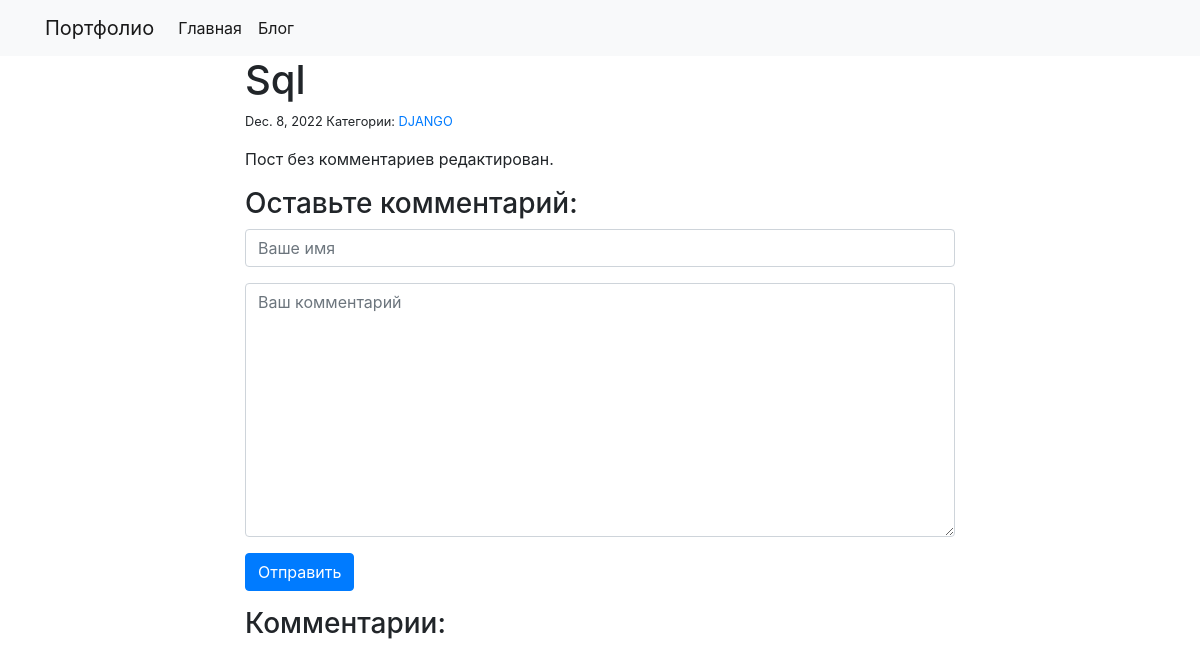
Page /blog/3/ on the committed database.
### blog/models.py (models this page shows)
class Post(models.Model):
    title = models.CharField(max_length=250)
    body = models.TextField()
    created_on = models.DateTimeField(auto_now_add=True)
    last_modified = models.DateTimeField(auto_now=True)
    categories = models.ManyToManyField('Category', related_name='posts')

class Category(models.Model):
    name = models.CharField(max_length=30)

### blog/views.py (the view, shortened to what this page needs)
# urls.py: path("<int:pk>/", views.blog_detail, name="blog_detail"),
def blog_detail(request, pk):
    post = Post.objects.get(pk=pk)
    comments = Comment.objects.filter(post=post)
    form = CommentForm()
    context = {
        'post': post,
        'comments': comments,
        'form': form,
    }
    return render(request, 'blog_detail.html', context)

### blog/forms.py
class CommentForm(forms.Form):
    author = forms.CharField(
        max_length=20,
        widget=forms.TextInput(attrs={
            'class': 'form-control',
            'placeholder': 'Ваше имя'
        })
    )
    body = forms.CharField(
        widget=forms.Textarea(attrs={
            'class': 'form-control',
            'placeholder': 'Ваш комментарий'
        })
    )

### blog/templates/blog_detail.html (shortened to what this page needs)
{% extends "base.html" %}
{% block page_content %}
<div class="col-md-8 offset-md-2">
    <h1>{{ post.title }}</h1>
        <small>
        {{ post.created_on.date }}
        Категории:
        {% for category in post.categories.all %}
        <a href="{% url 'blog_category' category.name %}">
            {{ category.name }}
        </a>
        {% endfor %}
        </small>
    <p>{{ post.body | linebreaks }}</p>
    <h3>Оставьте комментарий:</h3>
    <form action="/blog/{{ post.pk }}/" method="post">
        <div class="form-group">
            {{ form.author }}
        </div>
        <div class="form-group">
            {{ form.body }}
        </div>
        <button type="submit" class="btn btn-primary">Отправить</button>
    </form>
    <h3>Комментарии:</h3>
</div>
{% endblock %}

### rows in the picture
Post: title "Sql", created_on "Dec. 8, 2022", body "Пост без комментариев редактирован."
Category: name "DJANGO"
